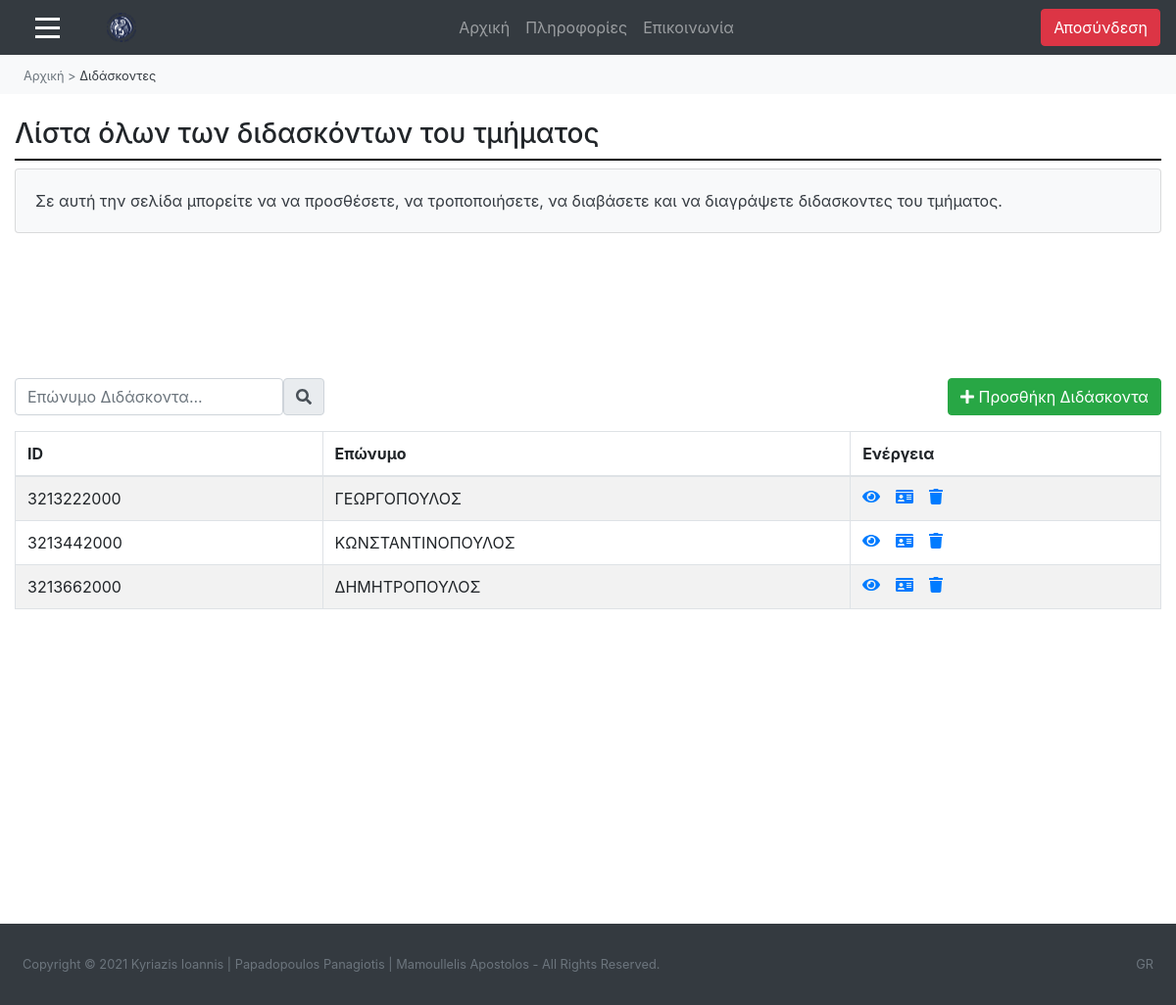
Screenshot of /ergasia-theorias/diaxeiristis-didaskontes.php (signed in) with the database file from the repository.
### tables this page shows
CREATE TABLE `omadaxrhsth_me_didaskonta` (
  `id_didaskonta` varchar(10) NOT NULL,
  `username` varchar(50) NOT NULL
);

CREATE TABLE `didaskon` (
  `id_didaskonta` varchar(10) NOT NULL,
  `email_didaskonta` varchar(50) NOT NULL,
  `onoma_didaskonta` varchar(50) NOT NULL,
  `eponimo_didaskonta` varchar(50) NOT NULL,
  `vathmida_didaskonta` varchar(50) NOT NULL
);

### ergasia-theorias/diaxeiristis-didaskontes.php (the view, shortened to what this page needs)
<html>
<head>
        <link rel="stylesheet" href="style.css"/>
		<link rel="stylesheet" href="https://maxcdn.bootstrapcdn.com/bootstrap/4.5.2/css/bootstrap.min.css">
		<link rel="stylesheet" href="https://maxcdn.bootstrapcdn.com/bootstrap/4.0.0/css/bootstrap.min.css">
		<link href="https://cdn.datatables.net/1.10.20/css/dataTables.bootstrap4.min.css" rel="stylesheet" />
</head>
<?php
 include "diaxeiristis-elegxos.php";
?>
<body>
<nav class="navbar navbar-expand-md bg-dark navbar-dark">
  <span class="" style="font-size:25px; cursor:pointer;" onclick="openNav()"><div class="symvolo-menu"></div>
																			<div class="symvolo-menu"></div>
																			<div class="symvolo-menu"></div></span>
  <a class="navbar-brand ml-5" href="diaxeiristis-arxiki.php">
	<img <img src="photos/foto_panepistimiou.png" width="30" height="30" alt="">
  </a>
  <div class="collapse navbar-collapse" id="collapse_target">
  <ul class="navbar-nav text-center w-100 justify-content-center">
    <li class="nav-item">
      <a class="nav-link" href="diaxeiristis-arxiki.php">Αρχική</a>
    </li>
	<li class="nav-item">
      <a class="nav-link" href="diaxeiristis-plirofories.php">Πληροφορίες</a>
    </li>
	<li class="nav-item">
      <a class="nav-link" href="diaxeiristis-epikoinonia.php">Επικοινωνία</a>
    </li>
  </ul>
  <ul class="nav navbar-nav ml-auto">
      <a href="logout.php" class="btn btn-danger mx-auto">
          <span class="glyphicon glyphicon-log-out"></span> Αποσύνδεση
		</a>
    </ul>
	</div>
</nav>
<nav class="nav text-dark bg-light py-2" name="navigation-menu">
	<ul class="nav pl-4">
		<li class="nav-item">
			<a href="diaxeiristis-arxiki.php" class="text-muted text-decoration-none small">Αρχική</a>
		</li>
		<li class="nav-item">
			<a class="text-muted text-decoration-none small">&nbsp;>&nbsp;</a>
		</li>
		<li class="nav-item active">
			<a class="text-dark text-decoration-none small">Διδάσκοντες</a>
		</li>
	</ul>
</nav>
<body>
<div class="wrapper">
<div class="container-fluid">
	<h3 class="mt-4">Λίστα όλων των διδασκόντων του τμήματος</h3>
	<div class="grammikatoapotitlo"></div>
		<div class="card bg-light text-dark">
			<div class="card-body">Σε αυτή την σελίδα μπορείτε να να προσθέσετε, να τροποποιήσετε, να διαβάσετε και να διαγράψετε διδασκοντες του τμήματος.</div>
		</div>
	<div class="row">
                <div class="col-md-12">
                    <div class="mt-5 mb-3 clearfix">
						<div style="padding-top:100px;"></div>
						<div class="input-group">
							<div class="form-outline">
								<input type="text" class="form-control rounded" id="myInput" onkeyup="myFunction()" placeholder="Επώνυμο Διδάσκοντα...">
							</div>
							<span class="input-group-text" id="search-addon">
								<i class="fas fa-search"></i>
							</span>
							<a href="diaxeiristis-didaskontes-prosthiki.php" class="btn btn-success ml-auto"><i class="fa fa-plus"></i> Προσθήκη Διδάσκοντα</a>
						</div>
                    </div>
                    <?php
                    require_once "syndesh-geniki.php";
                    $sql = "select * from omadaxrhsth, omadaxrhsth_me_didaskonta, didaskon where omadaxrhsth.username=omadaxrhsth_me_didaskonta.username and didaskon.id_didaskonta=omadaxrhsth_me_didaskonta.id_didaskonta";
                    if($result = mysqli_query($link, $sql)){
                        if(mysqli_num_rows($result) > 0){
                            echo '<table class="table table-bordered table-striped" id="myTable">';
                                echo "<thead>";
                                    echo "<tr>";
                                        echo "<th>ID</th>";
										echo "<th>Επώνυμο</th>";
										echo "<th>Ενέργεια</th>";
                                    echo "</tr>";
                                echo "</thead>";
                                echo "<tbody>";
                                while($row = mysqli_fetch_array($result)){
                                    echo "<tr>";
                                        echo "<td>" . $row['id_didaskonta'] . "</td>";
										echo "<td>" . $row['eponimo_didaskonta'] . "</td>";
                                        echo "<td>";
                                            echo '<a href="diaxeiristis-didaskontes-diavasma.php?id_didaskonta='. $row['id_didaskonta'] .'" class="mr-3" title="Δείτε Περισσότερα" data-toggle="tooltip"><span class="fa fa-eye"></span></a>';
											echo '<a href="diaxeiristis-didaskontes-tropopoiisi.php?id_didaskonta='. $row['id_didaskonta'] .'" class="mr-3" title="Τροποποίηση Στοιχείων" data-toggle="tooltip"><span class="fa fa-id-card"></span></a>';
											echo '<a href="diaxeiristis-didaskontes-diagrafi.php?id_didaskonta='. $row['id_didaskonta'] .'?username='. $row['username'] .'" class="mr-3" title="Διαγραφή" data-toggle="tooltip"><span class="fa fa-trash"></span></a>';
                                        echo "</td>";
                                    echo "</tr>";
                                }
                                echo "</tbody>";
                            echo "</table>";
                        } else{
                            echo '<div class="alert alert-danger"><em>Δεν βρέθηκαν διδασκοντες του τμήματος!</em></div>';
                        }
                    } else{
                        echo "Κάτι πήγε λάθος. Προσπαθήστε ξανα αργότερα";
                    }
                    ?>
                </div>
            </div>
		<div style="padding-top:305px;"></div>
</div>
</div>
<footer class="py-4 bg-dark mt-auto">
    <div class="container-fluid">
        <div class="d-flex small">
            <div class="text-muted p-2">Copyright © 2021 Kyriazis Ioannis | Papadopoulos Panagiotis | Mamoullelis Apostolos - All Rights Reserved.</div>
            <div class="text-muted ml-auto p-2">GR</div>
    </div>
</footer>
</body>
</html>

### ergasia-theorias/style.css (style rules this page uses)
.grammikatoapotitlo { display: block; margin-top: 0.5em; margin-bottom: 0.5em; margin-left: 0px; border-style: inset; border-width: 1px; border: 1px solid #000000; }
.symvolo-menu { width: 25px; height: 3px; background-color: white; margin: 6px 0; margin-left: 20px; }

### ergasia-theorias/diaxeiristis-didaskontes.php (style rules this page uses)
.symvolo-menu { width: 25px; height: 3px; background-color: white; margin: 6px 0; margin-left: 20px; }

### rows the page displays
omadaxrhsth_me_didaskonta: id_didaskonta.id_didaskonta "3213222000", id_didaskonta.eponimo_didaskonta "ΓΕΩΡΓΟΠΟΥΛΟΣ"
omadaxrhsth_me_didaskonta: id_didaskonta.id_didaskonta "3213442000", id_didaskonta.eponimo_didaskonta "ΚΩΝΣΤΑΝΤΙΝΟΠΟΥΛΟΣ"
omadaxrhsth_me_didaskonta: id_didaskonta.id_didaskonta "3213662000", id_didaskonta.eponimo_didaskonta "ΔΗΜΗΤΡΟΠΟΥΛΟΣ"
